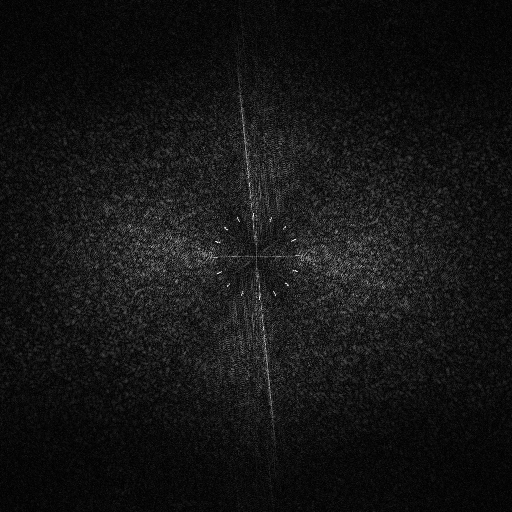
#> input picture fftimg.png, 512 x 512 px; its folder holds only this picture in this run
$ python embed_v18.py --input_dir . --output_dir out
#> lines starting #> are read from the running program, lines starting #| are printed output that depends on the picture
### encode_v17.py
"""
v17 水印编码器
仅包含水印环，无旋转矫正环

环结构:
- Ring 1: r=8, 20 bits 水印
- Ring 2: r=15, 40 bits 水印
"""
import numpy as np
from numpy.fft import ifftshift, ifft2, fftshift, fft2
import cv2


class WatermarkV17:
    def __init__(self, L1=512, k1=30000, r_watermark=[8, 15], bitsf=[20, 40],
                 r_range=1, n_sectors=60):
        """
        Args:
            L1: 模板大小
            k1: 频域幅值强度
            r_watermark: 水印环半径列表 [r1, r2]
            bitsf: 每个水印环对应的位数 [bits1, bits2]
            r_range: 环宽度
            n_sectors: 水印总位数
        """
        self.L1 = L1
        self.k1 = k1
        self.r_watermark = r_watermark
        self.bitsf = bitsf
        self.r_range = r_range
        self.n_sectors = n_sectors

        # 验证
        total_bits = sum(bitsf)
        if total_bits != n_sectors:
            raise ValueError(f"sum(bitsf)={total_bits} != n_sectors={n_sectors}")

    def generate_watermark_pattern(self, numbit):
        """
        生成水印环的模式
        """
        M1 = np.zeros((self.L1, self.L1), dtype=np.float32)
        cx, cy = self.L1 // 2, self.L1 // 2
        bit_index = 0

        for radius_idx, r in enumerate(self.r_watermark):
            current_bits = self.bitsf[radius_idx]
            start_angle = 0
            end_angle = np.pi
            radius_angles = np.linspace(start_angle, end_angle, current_bits + 1)

            for bit in range(current_bits):
                val = numbit[bit_index + bit]
                if val == 0:
                    continue

                bit_start_angle = radius_angles[bit]
                bit_end_angle = radius_angles[bit + 1]

                xs, ys = [], []
                for thetar in range(r, r + self.r_range + 1):
                    ri = thetar
                    N = max(2, int(ri * 20))
                    theta_arr = np.linspace(bit_start_angle, bit_end_angle, N)
                    x_arr = cx + np.round(ri * np.cos(theta_arr)).astype(np.int32)
                    y_arr = cy + np.round(ri * np.sin(theta_arr)).astype(np.int32)
                    xs.append(x_arr)
                    ys.append(y_arr)

                xs = np.concatenate(xs)
                ys = np.concatenate(ys)
                mask = (xs >= 0) & (xs < self.L1) & (ys >= 0) & (ys < self.L1)
                xs = xs[mask]
                ys = ys[mask]

                M1[ys, xs] = self.k1
                x_sym = (-xs) % self.L1
                y_sym = (-ys) % self.L1
                M1[y_sym, x_sym] = self.k1

            bit_index += current_bits

        return M1

    def generate_template(self, numbit=None):
        """
        生成完整的水印模板 (仅水印环)

        Args:
            numbit: 水印位数组，如果为None则随机生成

        Returns:
            Tm: 空域水印模板
            M1: 频域模板
            numbit: 水印位数组
        """
        if numbit is None:
            numbit = np.random.randint(0, 2, size=self.n_sectors)
        elif len(numbit) != self.n_sectors:
            raise ValueError(f"numbit length ({len(numbit)}) must equal n_sectors ({self.n_sectors})")

        # 生成水印环
        M1 = self.generate_watermark_pattern(numbit)

        # 逆DFT -> 空域
        spatial = np.real(ifft2(ifftshift(M1)))
        Tm = np.where(spatial < 0, 0, 255).astype(np.uint8)

        return Tm, M1, numbit


# [20 lines that do not run on import are left out]

### encode_v18.py
"""
v18 水印编码器 — 镂空模板
在 v17 基础上增加镂空模板生成

环结构 (与 v17 相同):
- Ring 1: r=8, 20 bits
- Ring 2: r=15, 40 bits

镂空原理:
- 先生成二值模板 Tm_binary (0/255)
- 对白色区域(环)随机挖掉 hollow_ratio 比例的像素变为0
- 黑色区域(背景)保持0不变
- 镂空模板值只有两种: 0 和 255
"""
import numpy as np
from numpy.fft import ifftshift, ifft2, fftshift, fft2
import cv2
from encode_v17 import WatermarkV17


class WatermarkV18(WatermarkV17):
    """
    v18 水印编码器
    继承 v17，新增镂空模板生成
    """
    def __init__(self, L1=512, k1=30000, r_watermark=[12, 25], bitsf=[15, 45],
                 r_range=1, n_sectors=60,
                 M_w=255, M_b=0, hollow_ratio=0.3):
        """
        Args:
            L1: 模板大小
            k1: 频域幅值强度
            r_watermark: 水印环半径列表
            bitsf: 每个环的位数
            r_range: 环宽度
            n_sectors: 水印总位数
            M_w: 水印高值区域亮度 (白色区域保留时的值)
            M_b: 水印低值区域亮度 (背景/镂空区域的值)
            hollow_ratio: 镂空比例 (0-1)，白色区域被挖掉的比例
        """
        super().__init__(L1, k1, r_watermark, bitsf, r_range, n_sectors)
        self.M_w = M_w
        self.M_b = M_b
        self.hollow_ratio = hollow_ratio

    def generate_hollow_template(self, Tm_binary):
        """
        从二值模板生成镂空模板

        流程:
        1. 复制二值模板 (背景=0, 环=255)
        2. 对黑色区域(背景=0)：随机保留 (1-hollow_ratio) 比例的像素变为255
        3. 白色区域(环=255)保持255不变

        镂空逻辑: 0处镂空(透明), 255处实心(显示)

        Args:
            Tm_binary: 二值模板 (0/255), uint8

        Returns:
            Tm_hollow: 镂空模板, uint8, 值只有 0 和 255
        """
        Tm_hollow = Tm_binary.copy()
        black_mask = Tm_binary < 128

        if self.hollow_ratio > 0:
            # 对黑色像素(背景)，随机保留 (1-hollow_ratio) 比例变为255
            # 即 hollow_ratio 比例保持0(镂空)，其余变为255(实心)
            fill_mask = np.random.rand(*Tm_binary.shape) < (1 - self.hollow_ratio)
            Tm_hollow[black_mask & fill_mask] = 255

        return Tm_hollow

    def generate_template(self, numbit=None, hollow=True):
        """
        生成水印模板

        Args:
            numbit: 水印位数组
            hollow: 是否生成镂空模板 (True) 还是返回二值模板 (False)

        Returns:
            Tm: 空域模板 (镂空或二值)
            M1: 频域模板
            numbit: 水印位数组
        """
        # 用父类方法生成二值模板
        Tm_binary, M1, numbit = super().generate_template(numbit)

        if hollow:
            Tm = self.generate_hollow_template(Tm_binary)
        else:
            Tm = Tm_binary

        return Tm, M1, numbit


# [24 lines that do not run on import are left out]

### embed_v18.py
"""
v18 镂空水印批量嵌入脚本

特性:
- 镂空模板（可配置 hollow_ratio, M_w, M_b）
- 水印尺寸 = 最短边长的一半
- 水印循环平铺在图片上
- 支持批量处理
- 参数可配置

用法:
    python embed_v18.py --input_dir /path/to/images --output_dir /path/to/output
    python embed_v18.py --input_dir /path/to/images --output_dir /path/to/output --hollow_ratio 0.5 --alpha 0.02
"""

import os
import sys
import json
import argparse
import hashlib
import numpy as np
import cv2
from tqdm import tqdm
from datetime import datetime

from encode_v18 import WatermarkV18


def get_watermark_bits(seed, num_bits):
    """生成水印位"""
    rng = np.random.default_rng(seed)
    return rng.integers(0, 2, size=num_bits).tolist()


def tile_watermark(template, H, W):
    """
    将水印模板循环平铺到目标尺寸

    Args:
        template: 水印模板 (h, w)
        H, W: 目标尺寸

    Returns:
        tiled: 平铺后的水印 (H, W)
    """
    h, w = template.shape
    # 计算需要平铺的次数
    repeat_y = (H + h - 1) // h
    repeat_x = (W + w - 1) // w
    # 平铺
    tiled = np.tile(template, (repeat_y, repeat_x))
    # 裁剪到目标尺寸
    return tiled[:H, :W]


def embed_watermark_cb(host_bgr, wm_template, alpha=0.0191):
    """
    在 host_bgr 的 Cb 通道嵌入水印

    Args:
        host_bgr: BGR图像
        wm_template: 水印模板 (uint8)
        alpha: 嵌入强度

    Returns:
        wm_bgr: 带水印的BGR图像
    """
    h, w = host_bgr.shape[:2]

    # BGR → YCrCb
    ycrcb = cv2.cvtColor(host_bgr, cv2.COLOR_BGR2YCrCb).astype(np.float32)
    y, cr, cb = cv2.split(ycrcb)

    # 循环平铺水印到图像尺寸
    tiled_wm = tile_watermark(wm_template, h, w)

    # Cb 通道嵌入
    cb_wm = cb * (1.0 - alpha) + tiled_wm.astype(np.float32) * alpha
    cb_wm = np.clip(cb_wm, 0, 255).astype(np.uint8)

    # 合并回 BGR
    ycrcb_wm = cv2.merge([y.astype(np.uint8), cr.astype(np.uint8), cb_wm])
    return cv2.cvtColor(ycrcb_wm, cv2.COLOR_YCrCb2BGR)


def file_sha256(path):
    """计算文件SHA256"""
    h = hashlib.sha256()
    with open(path, "rb") as f:
        for chunk in iter(lambda: f.read(8192), b""):
            h.update(chunk)
    return h.hexdigest()


def main():
    parser = argparse.ArgumentParser(description="v18 镂空水印批量嵌入")
    parser.add_argument("--input_dir", type=str, required=True, help="输入图片目录")
    parser.add_argument("--output_dir", type=str, required=True, help="输出目录")
    parser.add_argument("--num", type=int, default=None, help="最多处理图片数（默认全部）")

    # 水印参数
    parser.add_argument("--seed", type=int, default=2026, help="随机种子")
    parser.add_argument("--num_bits", type=int, default=60, help="水印位数")
    parser.add_argument("--r_watermark", type=int, nargs="+", default=[12, 25], help="水印环半径")
    parser.add_argument("--bitsf", type=int, nargs="+", default=[15, 45], help="每环位数")
    parser.add_argument("--k1", type=float, default=30000.0, help="频域幅值强度")
    parser.add_argument("--r_range", type=int, default=1, help="环宽度")

    # 镂空参数
    parser.add_argument("--M_w", type=int, default=255, help="水印高值区域亮度")
    parser.add_argument("--M_b", type=int, default=0, help="水印低值区域亮度")
    parser.add_argument("--hollow_ratio", type=float, default=0.3, help="镂空比例 (0-1)")

    # 嵌入参数
    parser.add_argument("--alpha", type=float, default=0.0191, help="嵌入强度")

    args = parser.parse_args()

    # 创建输出目录
    os.makedirs(args.output_dir, exist_ok=True)

    # 验证参数
    assert sum(args.bitsf) == args.num_bits, f"sum(bitsf)={sum(args.bitsf)} != num_bits={args.num_bits}"
    assert len(args.r_watermark) == len(args.bitsf), "r_watermark和bitsf长度必须一致"

    # 生成水印位
    bits = get_watermark_bits(args.seed, args.num_bits)
    bits_string = "".join(str(b) for b in bits)
    print(f"\nWatermark bits: {bits_string}")

    # 创建水印编码器
    wm_sys = WatermarkV18(
        L1=512, k1=args.k1,
        r_watermark=args.r_watermark, bitsf=args.bitsf,
        r_range=args.r_range, n_sectors=args.num_bits,
        M_w=args.M_w, M_b=args.M_b, hollow_ratio=args.hollow_ratio
    )

    # 生成镂空模板
    Tm_hollow, M1, _ = wm_sys.generate_template(numbit=np.array(bits), hollow=True)
    print(f"Template: {Tm_hollow.shape}, range=[{Tm_hollow.min()}, {Tm_hollow.max()}]")
    print(f"Hollow ratio: {args.hollow_ratio}, M_w={args.M_w}, M_b={args.M_b}")

    # 计算水印尺寸（最短边长的一半）
    # 获取第一张图片尺寸来确定水印大小
    files = sorted([
        f for f in os.listdir(args.input_dir)
        if f.lower().endswith((".png", ".jpg", ".jpeg"))
    ])
    if args.num is not None:
        files = files[:args.num]

    if len(files) == 0:
        print("No images found!")
        return

    # 读取第一张图片获取尺寸
    first_img = cv2.imread(os.path.join(args.input_dir, files[0]))
#> first_img is the input picture: shape (512, 512, 3); min 0, max 255, mean 20.5
    if first_img is None:
        print(f"Failed to load first image: {files[0]}")
        return

    h_img, w_img = first_img.shape[:2]
#> h_img = 512; w_img = 512
    wm_size = min(h_img, w_img) // 2
#> wm_size = 256
    print(f"\nImage size: {h_img}x{w_img}")
#| Image size: 512x512
    print(f"Watermark size: {wm_size}x{wm_size} (half of shortest edge)")
#| Watermark size: 256x256 (half of shortest edge)

    # 调整水印模板到目标尺寸
    if wm_size != Tm_hollow.shape[0]:
        Tm_resized = cv2.resize(Tm_hollow, (wm_size, wm_size), interpolation=cv2.INTER_NEAREST)
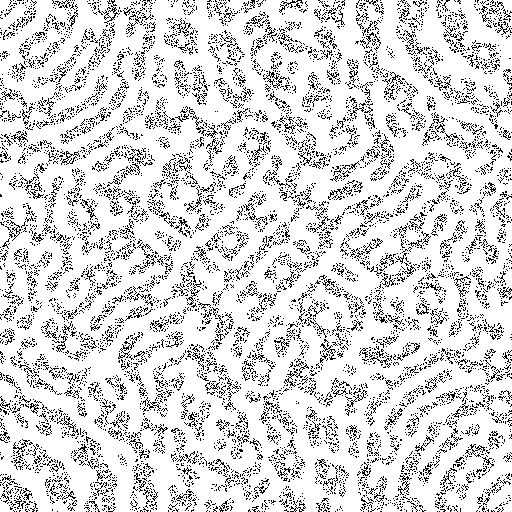
#> Tm_hollow: shape (512, 512); 84.8% white; black in thin lines or dots
        print(f"Resized template: {Tm_resized.shape}")
#| Resized template: (256, 256)
    else:
        Tm_resized = Tm_hollow

    print(f"\nFound {len(files)} images in {args.input_dir}")

    # 遍历图像嵌入
    mappings = []
    config = {
        "seed": args.seed,
        "channel": "cb",
        "alpha_embed": args.alpha,
        "num_bits": args.num_bits,
        "r_watermark": args.r_watermark,
        "bitsf": args.bitsf,
        "k1": args.k1,
        "r_range": args.r_range,
        "M_w": args.M_w,
        "M_b": args.M_b,
        "hollow_ratio": args.hollow_ratio,
        "watermark_size": wm_size,
        "input_dir": args.input_dir,
        "output_dir": args.output_dir,
        "version": "v18_hollow",
        "created_at": datetime.now().isoformat(),
    }

    for fname in tqdm(files, desc="Embedding"):
        host_path = os.path.join(args.input_dir, fname)
        wm_name = fname.rsplit(".", 1)[0] + "_wm.png"
        wm_path = os.path.join(args.output_dir, wm_name)

        host_bgr = cv2.imread(host_path)
        if host_bgr is None:
            print(f"  [SKIP] {fname}: failed to load")
            continue

        # 嵌入水印（自动循环平铺）
        wm_bgr = embed_watermark_cb(host_bgr, Tm_resized, alpha=args.alpha)
#> in embed_watermark_cb, `ycrcb = cv2.cvtColor(host_bgr, cv2.COLOR_BGR2YCrCb).astype(np.float32)`:
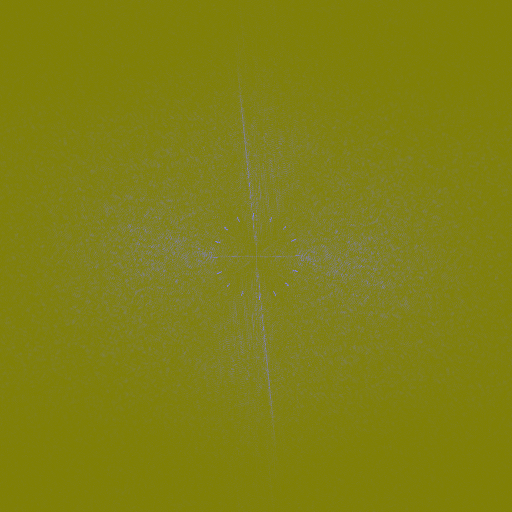
#> ycrcb: shape (512, 512, 3) float32; mean B, G, R 20.5, 128, 128
#> in embed_watermark_cb, `y, cr, cb = cv2.split(ycrcb)`: cr: shape (512, 512) float32; every value is 128
#> in tile_watermark, `tiled = np.tile(template, (repeat_y, repeat_x))`:
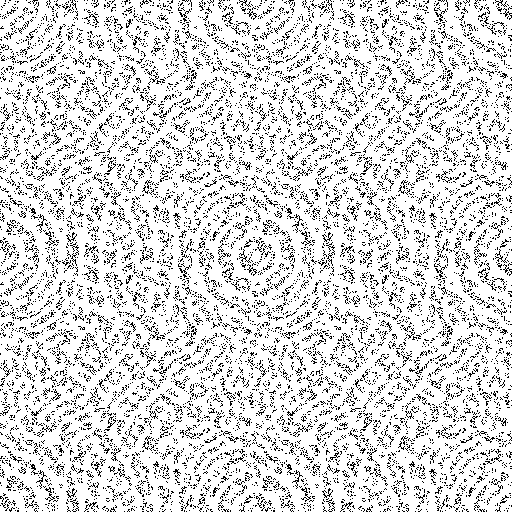
#> tiled: shape (512, 512); 84.9% white; black in thin lines or dots
#> in tile_watermark, `tiled = np.tile(template, (repeat_y, repeat_x))`:
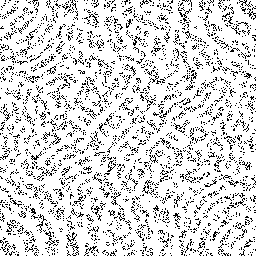
#> template: shape (256, 256); 84.9% white; black in thin lines or dots
#> in embed_watermark_cb, `cb_wm = cb * (1.0 - alpha) + tiled_wm.astype(np.float32) * alpha`: cb_wm: shape (512, 512) float32; values 125.6 (black) and 130.4 (white), 84.9% white; black in thin lines or dots
#> in embed_watermark_cb, `cb_wm = np.clip(cb_wm, 0, 255).astype(np.uint8)`: cb_wm: shape (512, 512); values 125 (black) and 130 (white), 84.9% white; black in thin lines or dots
        cv2.imwrite(wm_path, wm_bgr)

        mappings.append({
            "original_file": fname,
            "watermarked_file": wm_name,
            "watermarked_path": wm_path,
            "size": list(host_bgr.shape[:2]),
            "num_bits": args.num_bits,
            "r_watermark": args.r_watermark,
            "bitsf": args.bitsf,
            "alpha_embed": args.alpha,
            "watermark_bits": bits,
            "original_sha256": file_sha256(host_path),
            "watermarked_sha256": file_sha256(wm_path),
        })

    # 保存 GT JSON
    gt_data = {
        "created_at": datetime.now().isoformat(),
        "config": config,
        "watermark_bits": bits,
        "watermark_bits_string": bits_string,
        "count": len(mappings),
        "mappings": mappings,
    }
    gt_path = os.path.join(args.output_dir, "embed_gt_mapping.json")
    with open(gt_path, "w", encoding="utf-8") as f:
        json.dump(gt_data, f, indent=2, ensure_ascii=False)

    print(f"\nDone! {len(mappings)} images embedded.")
#| Done! 1 images embedded.
    print(f"  Output dir: {args.output_dir}")
    print(f"  GT JSON   : {gt_path}")


if __name__ == "__main__":
    main()

$ run again, on img.png
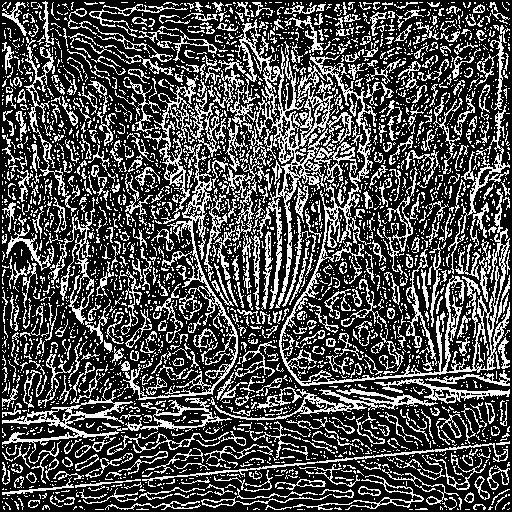
#> input picture img.png, 512 x 512 px
#> in main, first_img is the input picture: shape (512, 512, 3); min 0, max 255, mean 79.2
#| Image size: 512x512
#| Watermark size: 256x256 (half of shortest edge)
#> Tm_hollow: shape (512, 512); 84.8% white; black in thin lines or dots
#| Resized template: (256, 256)
#> in embed_watermark_cb, `ycrcb = cv2.cvtColor(host_bgr, cv2.COLOR_BGR2YCrCb).astype(np.float32)`:
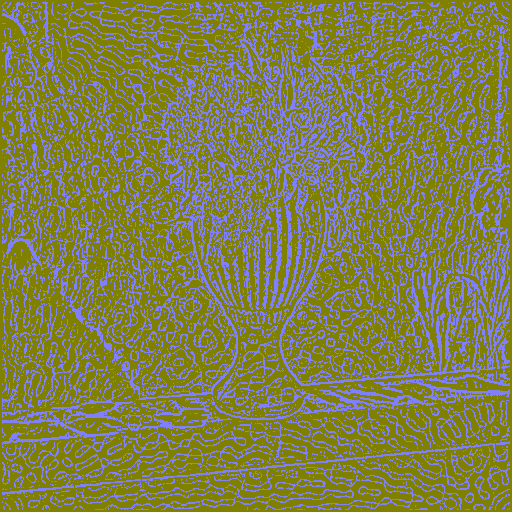
#> ycrcb: shape (512, 512, 3) float32; mean B, G, R 79.2, 128, 128
#> cr: shape (512, 512) float32; every value is 128
#> tiled: shape (512, 512); 84.9% white; black in thin lines or dots
#> template: shape (256, 256); 84.9% white; black in thin lines or dots
#| Done! 1 images embedded.
